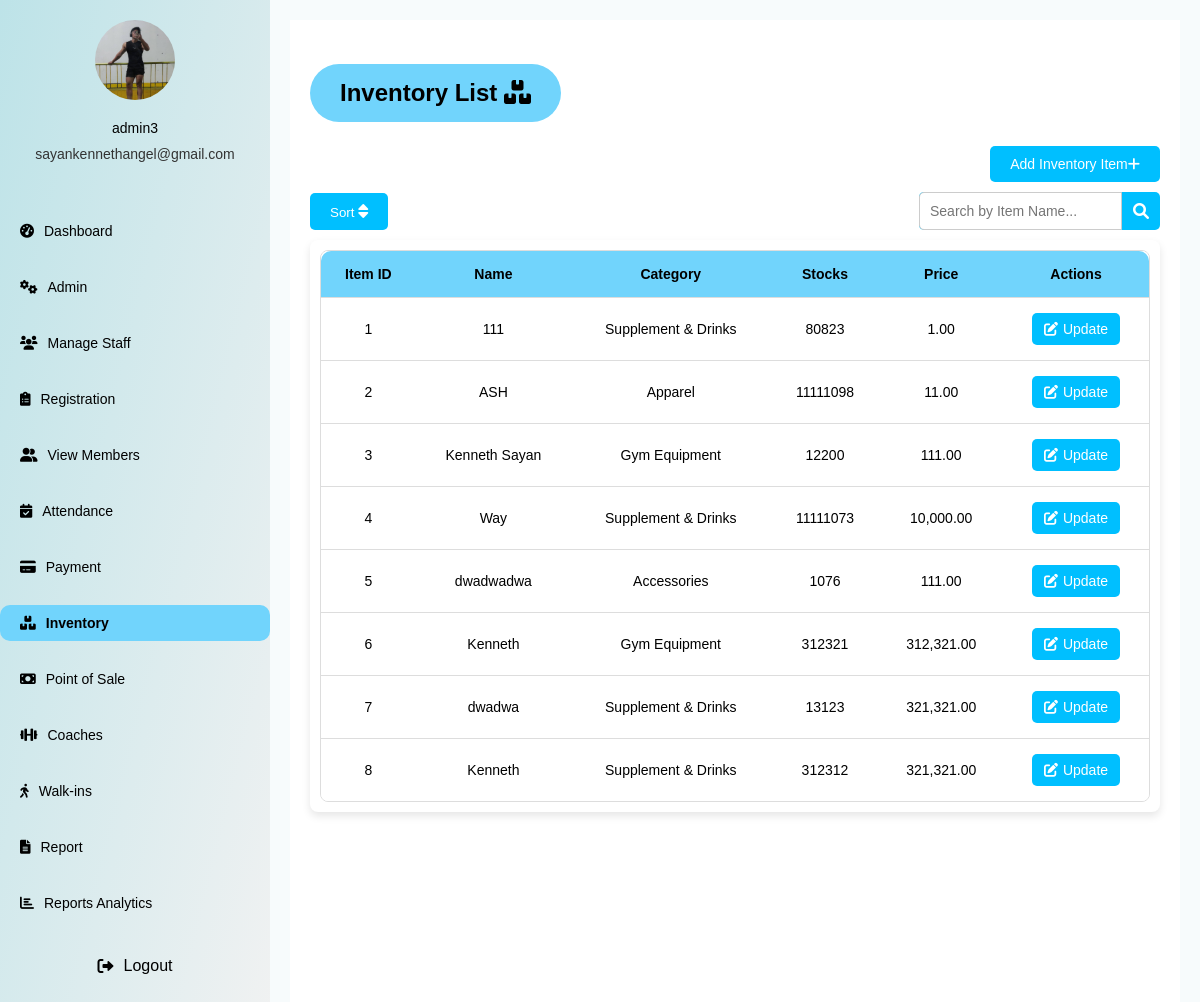
The app's page /screens/inventory.php (signed in) with its own data.
### tables this page shows
CREATE TABLE `users` (
  `user_id` int(11) NOT NULL,
  `username` varchar(50) NOT NULL,
  `password` varchar(255) NOT NULL,
  `contact_no` varchar(15) DEFAULT NULL,
  `gender` enum('male','female','other') DEFAULT NULL,
  `email` varchar(100) DEFAULT NULL,
  `usertype` enum('admin','staff') NOT NULL,
  `created_at` timestamp NOT NULL DEFAULT current_timestamp(),
  `profile_picture` varchar(255) DEFAULT 'default-profile.png',
  `otp_code` int(11) DEFAULT NULL,
  `otp_expiration` datetime DEFAULT NULL
);

CREATE TABLE `inventory` (
  `id` int(11) NOT NULL,
  `name` varchar(255) NOT NULL,
  `type` varchar(255) NOT NULL,
  `quantity` int(11) NOT NULL,
  `price` decimal(10,2) NOT NULL,
  `date_acquired` date NOT NULL
);

### screens/inventory.php (the view, shortened to what this page needs)
<?php
require_once 'db_connection.php';
$username = $_SESSION["username"];
$usertype = $_SESSION["usertype"];
$user_info = [];
$query = "SELECT username, contact_no, email, profile_picture FROM users WHERE username = ? AND usertype = ?";
$stmt = $conn->prepare($query);
$stmt->bind_param("ss", $username, $usertype);
$stmt->execute();
$result = $stmt->get_result();
if ($result->num_rows == 1) {
    $user_info = $result->fetch_assoc();
} else {
    echo "User information not found.";
    exit;
}
$inventory_query = "SELECT * FROM inventory WHERE 1";
$inventory_result = $conn->query($inventory_query);
?>
<!DOCTYPE html>
<html lang="en">
<head>
    <link rel="stylesheet" href="https://cdnjs.cloudflare.com/ajax/libs/font-awesome/6.0.0-beta3/css/all.min.css">
    <link rel="stylesheet" href="/brew+flex/css/inventory.css">
</head>
<body>
<div class="container">
        <aside class="sidebar">
            <div class="admin-info">
                <img src="<?php echo htmlspecialchars($user_info['profile_picture'] ?? 'default-profile.png'); ?>" alt="Admin Avatar">
                <h3><?php echo htmlspecialchars($user_info['username']); ?></h3>
                <p><?php echo htmlspecialchars($user_info['email']); ?></p>
            </div>
            <nav class="menu">
                <ul>
                    <li ><a href="dashboard.php"><i class="fas fa-tachometer-alt"></i> Dashboard</a></li>
                    <?php if ($usertype === 'admin'): ?>
                        <li><a href="adminpage.php"><i class="fas fa-cogs"></i> Admin</a></li>
                        <li><a href="managestaff.php"><i class="fas fa-users"></i> Manage Staff</a></li>
                    <?php endif; ?>
                    <li><a href="registration.php"><i class="fas fa-clipboard-list"></i> Registration</a></li>
                    <li><a href="memberspage.php"><i class="fas fa-user-friends"></i> View Members</a></li>
                    <li ><a href="attendance.php"><i class="fas fa-calendar-check"></i> Attendance</a></li>
                    <li ><a href="payment.php"><i class="fas fa-credit-card"></i> Payment</a></li>
                    <li class="active"><a href="inventory.php"><i class="fas fa-boxes"></i> Inventory</a></li>
                    <li><a href="pos.php"><i class="fas fa-money-bill"></i> Point of Sale</a></li>
                    <li><a href="coaches.php"><i class="fas fa-dumbbell"></i> Coaches</a></li>
                    <li><a href="walkins.php"><i class="fas fa-walking"></i> Walk-ins</a></li>
                    <li><a href="reports.php"><i class="fas fa-file-alt"></i> Report</a></li>
                    <li><a href="analytics.php"><i class="fas fa-chart-bar"></i> Reports Analytics</a></li>
                </ul>
                <div class="logout">
    <a href="#" onclick="showLogoutModal(); return true;">
        <i class="fas fa-sign-out-alt"></i> Logout
    </a>
</div>
</aside>
        <div class="content-wrapper">
        <main class="main-content">
            <div class="form-container">
                <h3>Inventory List <i class="fas fa-boxes"></i> </h3>
                <div class="table-footer">
                    <button id="addItemButton" onclick="openAddItemModal()">Add Inventory Item<i class="fas fa-plus"></i></button>
                </div>
  <div class="sort-container">
            <button id="sortButton" class="btn-sort">Sort <i class="fas fa-sort"></i></button>
            <div class="search-container">
                <input type="text" id="searchInput" placeholder="Search by Item Name..."  onkeyup="searchItems()">
                <i class="fas fa-search"></i>
            </div>
        </div>
</div>
<div class="table-container">
    <div class="table-wrapper">
    <div class="scrollable-container">
        <table>
            <thead>
                <tr>
                    <th>Item ID</th>
                    <th>Name</th>
                    <th>Category</th>
                    <th>Stocks</th>
                    <th>Price</th>
                    <th>Actions</th>
                </tr>
            </thead>
            <tbody id="inventoryTableBody">
                <?php if ($inventory_result->num_rows > 0): ?>
                    <?php while ($row = $inventory_result->fetch_assoc()): ?>
                        <tr>
                            <td class="center-align"><?php echo htmlspecialchars($row['id']); ?></td>
                            <td class="center-align"><?php echo htmlspecialchars($row['name']); ?></td>
                            <td class="center-align"><?php echo htmlspecialchars($row['type']); ?></td>
                            <td class="center-align"><?php echo htmlspecialchars($row['quantity']); ?></td>
                            <td class="center-align"><?php echo number_format($row['price'], 2); ?></td>
                            <td class="center-align">
                                <button class="btn-update" onclick="openUpdateModal(<?php echo $row['id']; ?>, '<?php echo addslashes($row['name']); ?>', '<?php echo addslashes($row['type']); ?>', <?php echo $row['quantity']; ?>, <?php echo $row['price']; ?>)">
                                    <i class="fas fa-edit"></i> Update
                                </button>
                            </td>
                        </tr>
                    <?php endwhile; ?>
                <?php else: ?>
                    <tr id="noResultsRow">
                        <td colspan="7" class="no-results">No inventory items found.</td>
                    </tr>
                <?php endif; ?>
            </tbody>
        </table>
            </div>
            </div>
        </main>
    </div>
    </div>
</body>
</html>

### css/inventory.css (style rules this page uses)
body { margin: 0; font-family: Arial, sans-serif; background-color: #F7FBFC; }
.container { display: flex; height: 100vh; }
.sidebar { width: 270px; background: linear-gradient(to bottom right, #bde3e8, #f2f2f2); display: flex; flex-direction: column; justify-content: space-between; padding: 40px 0; }
.admin-info { display: flex; align-items: center; flex-direction: column; color: #000; }
.admin-info img { width: 80px; height: 80px; border-radius: 50%; margin-bottom: 15px; }
.admin-info h3 { margin-bottom: 5px; font-size: 20px; font-weight: normal; }
.admin-info p { margin: 5px 0; font-size: 12px; color: #333; }
nav.menu { flex-grow: 1; display: flex; flex-direction: column; padding: 0; margin-top: 30px; }
nav.menu ul { list-style: none; padding: 0; }
nav.menu ul li { margin-bottom: 20px; }
nav.menu ul li a { text-decoration: none; font-size: 14px; display: flex; align-items: center; color: #000; padding: 10px 20px; transition: background-color 0.2s ease; }
nav.menu ul li a i { margin-right: 15px; }
nav.menu ul li.active a { background-color: #71d4fc; border-radius: 10px; font-weight: bold; }
.logout { text-align: center; margin-bottom: 40px; }
.logout a { text-decoration: none; color: #000; display: inline-flex; align-items: center; }
.logout a i { margin-right: 10px; }
.sidebar { width: 270px; background: linear-gradient(to bottom right, #bde3e8, #f2f2f2); display: flex; flex-direction: column; justify-content: space-between; padding: 20px 0; position: fixed; top: 0; left: 0; height: 100vh; overflow-y: auto; transition: width 0.3s ease; }
.admin-info h3, .admin-info p { margin: 5px 0; font-size: 14px; text-align: center; }
nav.menu { flex-grow: 1; margin-top: 30px; }
nav.menu ul li a { text-decoration: none; font-size: 14px; display: flex; align-items: center; color: #000; padding: 10px 20px; transition: background-color 0.3s ease; }
nav.menu ul li a:hover, nav.menu ul li.active a { background-color: #71d4fc; border-radius: 10px; font-weight: bold; }
nav.menu ul li a i { margin-right: 10px; }
.logout { text-align: center; margin-bottom: 20px; }
.main-content { margin-left: 270px; flex: 1; padding: 20px; background-color: #fff; overflow-x: auto; transition: margin-left 0.3s ease; }
.search-container i { color:#71d4fc; }
.content-wrapper { flex: 1; display: flex; flex-direction: column; padding: 20px; overflow-y: auto; }
.form-container h3 { display: inline-block; font-size: 24px; padding: 15px 30px; background-color: #71d4fc; color: #000; border-radius: 30px; font-weight: bold; }
.table-container { width: 100%; background-color: #FFF; border-radius: 8px; }
.table-wrapper { padding: 10px; background-color: #fff; border-radius: 8px; box-shadow: 0 4px 8px rgba(0, 0, 0, 0.1); }
table { width: 100%; border-collapse: separate; border-spacing: 0; border-radius: 10px; overflow: hidden; align-items: center; }
.scrollable-container { max-height: 550px; overflow-y: auto; overflow-x: hidden; border: 1px solid #ddd; border-radius: 8px; background-color: #fff; }
table th, table td { padding: 15px; text-align: center; border-bottom: 1px solid #ddd; font-size: 14px; }
table th { background-color: #71d4fc; color: #000; font-weight: bold; }
table td { background-color: #fff; }
table td.center-align { text-align: center; vertical-align: middle; }
.table-footer { width: 100%; text-align: right; margin-bottom: 10px; }
.table-footer button { background-color: #00bfff; padding: 10px 20px; color: #fff; font-size: 14px; border: none; border-radius: 5px; cursor: pointer; }
.btn-update { background-color: #00bfff; color: white; padding: 8px 12px; border: none; border-radius: 5px; cursor: pointer; font-size: 14px; display: inline-flex; align-items: center; justify-content: center; }
.btn-update i { margin-right: 5px; }
.sort-container { margin-bottom: 10px; display: flex; justify-content: space-between; align-items: center; }
.sort-container button { padding: 10px 20px; background-color: #00bfff; color: white; border: none; border-radius: 5px; cursor: pointer; }
.btn-sort i { font-size: 16px; }
.sort-container { display: flex; justify-content: space-between; margin-bottom: 10px; }
.search-container { display: flex; align-items: center; border-radius: 5px; background-color: #00bfff; }
.search-container input { padding: 10px; font-size: 14px; outline: none; border: none; border: 1px solid #ccc; border-radius: 5px 0 0 5px; }
.search-container i { padding: 11px; color: white; cursor: pointer; }

### records on screen
users: profile_picture (placeholder picture), username "admin3", email "sayankennethangel@gmail.com"
inventory: id "1", name "111", type "Supplement & Drinks", quantity "80823", price "1.00"
inventory: id "2", name "ASH", type "Apparel", quantity "11111098", price "11.00"
inventory: id "3", name "Kenneth Sayan", type "Gym Equipment", quantity "12200", price "111.00"
inventory: id "4", name "Way", type "Supplement & Drinks", quantity "11111073", price "10,000.00"
inventory: id "5", name "dwadwadwa", type "Accessories", quantity "1076", price "111.00"
inventory: id "6", name "Kenneth", type "Gym Equipment", quantity "312321", price "312,321.00"
inventory: id "7", name "dwadwa", type "Supplement & Drinks", quantity "13123", price "321,321.00"
inventory: id "8", name "Kenneth", type "Supplement & Drinks", quantity "312312", price "321,321.00"
